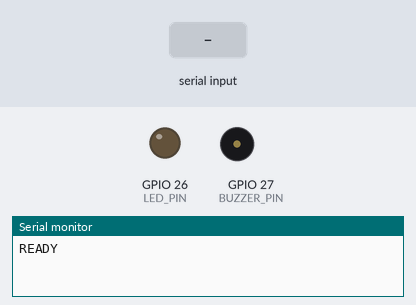
Bench run of a sketch on a simulated ESP32. On the bench: output pins drawn as LEDs (lit = HIGH), buzzer (waves = sounding), the last lines printed to the serial monitor. Inputs (shaded band) come from the test bench.

Above: at 1.8 s.
1.9 s: "H" received over Serial
At 2.5 s:
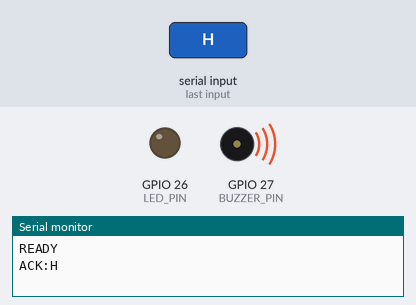
3.4 s: "F" received over Serial
At 3.7 s:
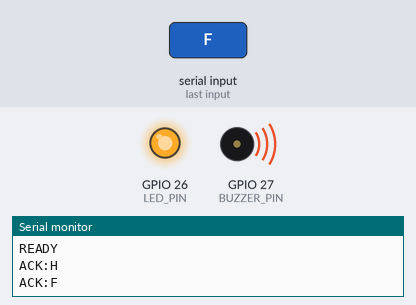
4.9 s: "L" received over Serial
At 6.0 s:
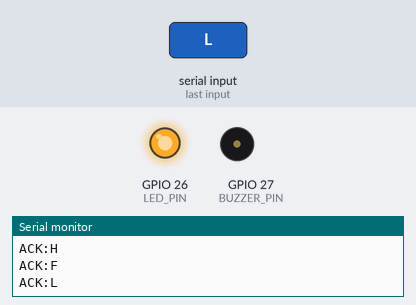
Timing chart, 0 to 9.4 s (numbered marks = the images above; inputs shaded):
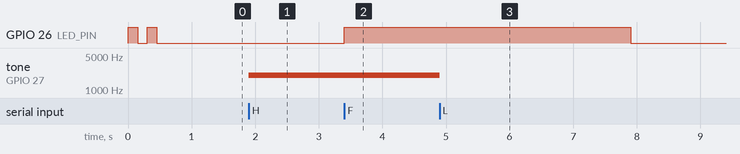

The sketch:

esp32_patient_monitor.ino
```cpp
// ESP32 firmware for the patient monitor
// Board: "ESP32 Dev Module"   Serial speed: 115200
//
// WIRING
//   GPIO 26 -> 220 ohm resistor -> LED (+), LED (-) -> GND
//   GPIO 27 -> passive buzzer (+), buzzer (-) -> GND
//
// COMMANDS from the laptop (USB serial):
//   'F' = fell down : LED ON + buzzer ON
//   'H' = abnormal movement : LED OFF + buzzer ON
//   'L' = person left : LED ON + buzzer OFF
//   'E' = person enter : LED OFF + buzzer OFF
//   '0' = normal/single movement/rest : all OFF
// The laptop repeats the command every ~1 s. If nothing arrives for 3 s,
// both LED and buzzer are switched OFF (safe state).

const int LED_PIN = 26;
const int BUZZER_PIN = 27;

const unsigned long LINK_TIMEOUT = 3000;   // ms without data = link lost
char mode = '0';
bool linkSeen = false;
unsigned long lastRx = 0;

void setup() {
  pinMode(LED_PIN, OUTPUT);
  pinMode(BUZZER_PIN, OUTPUT);
  digitalWrite(LED_PIN, LOW);
  digitalWrite(BUZZER_PIN, LOW);
  Serial.begin(115200);

  // boot self-test: 2 quick LED blinks
  for (int i = 0; i < 2; i++) {
    digitalWrite(LED_PIN, HIGH); delay(150);
    digitalWrite(LED_PIN, LOW);  delay(150);
  }
  Serial.println("READY");
}

void loop() {
  unsigned long now = millis();

  while (Serial.available()) {
    char c = Serial.read();
    if (c == '0' || c == 'H' || c == 'F' || c == 'L' || c == 'E') {
      mode = c;
      lastRx = now;
      linkSeen = true;
      Serial.print("ACK:");
      Serial.println(c);
    }
  }

  // Link lost: safe state — both OFF
  if (linkSeen && now - lastRx > LINK_TIMEOUT) {
    digitalWrite(LED_PIN, LOW);
    noTone(BUZZER_PIN);
    return;
  }

  // FALL: LED ON + buzzer ON
  if (mode == 'F') {
    digitalWrite(LED_PIN, HIGH);
    tone(BUZZER_PIN, 2000);
  }
  // ABNORMAL MOVEMENT: LED OFF + buzzer ON
  else if (mode == 'H') {
    digitalWrite(LED_PIN, LOW);
    tone(BUZZER_PIN, 2000);
  }
  // PERSON LEFT: LED ON + buzzer OFF
  else if (mode == 'L') {
    digitalWrite(LED_PIN, HIGH);
    noTone(BUZZER_PIN);
  }
  // PERSON ENTER / NORMAL / SINGLE MOVEMENT / REST: both OFF
  else {
    digitalWrite(LED_PIN, LOW);
    noTone(BUZZER_PIN);
  }
}
```

Measured:
- after the input at 1.9 s, tone on GPIO 27 (BUZZER_PIN): silent → 2000 Hz at once
- after the input at 3.4 s, GPIO 26 (LED_PIN): LOW → HIGH at once
- after the input at 4.9 s, GPIO 26 (LED_PIN): HIGH → LOW after 3.0 s instead of 1.5 s; tone on GPIO 27 (BUZZER_PIN): 2000 Hz → silent after 0.00 s instead of 1.5 s
